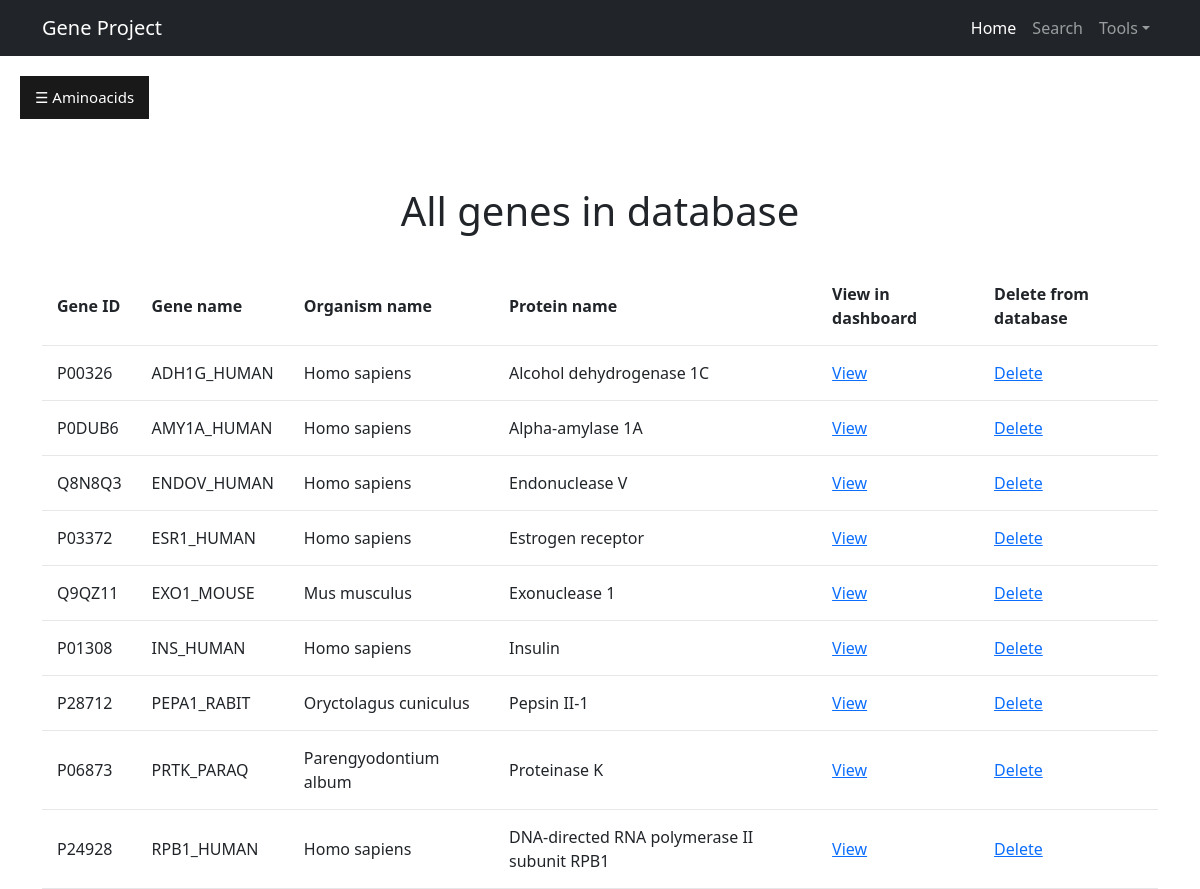
The page /database on the database its author committed.
### main.py (models this page shows)
class Gene(db.Model):
    id = db.Column(db.Integer, primary_key=True)
    uniprot_id = db.Column(db.String(250), unique=True, nullable=False)
    gene_name = db.Column(db.String(250), nullable=False)
    organism_name = db.Column(db.String(250), nullable=False)
    protein_name = db.Column(db.String(250), nullable=False)
    fasta = db.Column(db.String(3000), nullable=False)

### main.py (the view)
@app.route("/database")
def database():
    all_genes = db.session.query(Gene).order_by('gene_name').all()
    return render_template('database.html', all_genes=all_genes)

### templates/database.html (shortened to what this page needs)
{% extends 'base.html' %}
{% block content %}
<h1>All genes in database</h1>
<br>
<table class="center">
  <tr>
    <th>Gene ID</th>
    <th>Gene name</th>
    <th>Organism name</th>
    <th>Protein name</th>
    <th>View in dashboard</th>
    <th>Delete from database</th>
  </tr>
  {% for gene in all_genes %}
  <tr>
    <td>{{ gene.uniprot_id }}</td>
    <td>{{ gene.gene_name }}</td>
    <td>{{ gene.organism_name }}</td>
    <td>{{ gene.protein_name }}</td>
    <td><a href="{{ url_for('dashboard', gene_id=gene.id) }}" class="button">View</a></td>
    <td><a href="{{ url_for('delete', gene_id=gene.id) }}" class="button">Delete</a></td>
  </tr>
  {% endfor %}
</table>
{% endblock %}

### templates/base.html (shortened to what this page needs)
<!DOCTYPE html>
<html lang="en">
    <head>
        <link href="{{ url_for('static', filename='css/styles.css') }}" rel="stylesheet" />
    </head>
    <body>
        <nav class="navbar navbar-expand-lg navbar-dark bg-dark">
            <div class="container">
                <a class="navbar-brand" href="#">Gene Project</a>
                <div class="collapse navbar-collapse" id="navbarSupportedContent">
                    <ul class="navbar-nav ms-auto mb-2 mb-lg-0">
                        <li class="nav-item"><a class="nav-link active" aria-current="page" href="{{ url_for('index') }}">Home</a></li>
                        <li class="nav-item"><a class="nav-link" href="{{ url_for('search') }}">Search</a></li>
                        <li class="nav-item dropdown">
                            <a class="nav-link dropdown-toggle" id="navbarDropdown" href="#" role="button" data-bs-toggle="dropdown" aria-expanded="false">Tools</a>
                        </li>
                    </ul>
                </div>
            </div>
        </nav>
<div id="main">
  <button class="openbtn" onclick="openNav()">&#9776; Aminoacids</button>
</div>
        <div class="container">
            <div class="text-center mt-5">
{% block content %}
{% endblock %}
            </div>
        </div>
    </body>
</html>

### rows shown on the page
Gene: uniprot_id "P00326", gene_name "ADH1G_HUMAN", organism_name "Homo sapiens", protein_name "Alcohol dehydrogenase 1C"
Gene: uniprot_id "P0DUB6", gene_name "AMY1A_HUMAN", organism_name "Homo sapiens", protein_name "Alpha-amylase 1A"
Gene: uniprot_id "Q8N8Q3", gene_name "ENDOV_HUMAN", organism_name "Homo sapiens", protein_name "Endonuclease V"
Gene: uniprot_id "P03372", gene_name "ESR1_HUMAN", organism_name "Homo sapiens", protein_name "Estrogen receptor"
Gene: uniprot_id "Q9QZ11", gene_name "EXO1_MOUSE", organism_name "Mus musculus", protein_name "Exonuclease 1"
Gene: uniprot_id "P01308", gene_name "INS_HUMAN", organism_name "Homo sapiens", protein_name "Insulin"
Gene: uniprot_id "P28712", gene_name "PEPA1_RABIT", organism_name "Oryctolagus cuniculus", protein_name "Pepsin II-1"
Gene: uniprot_id "P06873", gene_name "PRTK_PARAQ", organism_name "Parengyodontium album", protein_name "Proteinase K"
Gene: uniprot_id "P24928", gene_name "RPB1_HUMAN", organism_name "Homo sapiens", protein_name "DNA-directed RNA polymerase II subunit RPB1"
